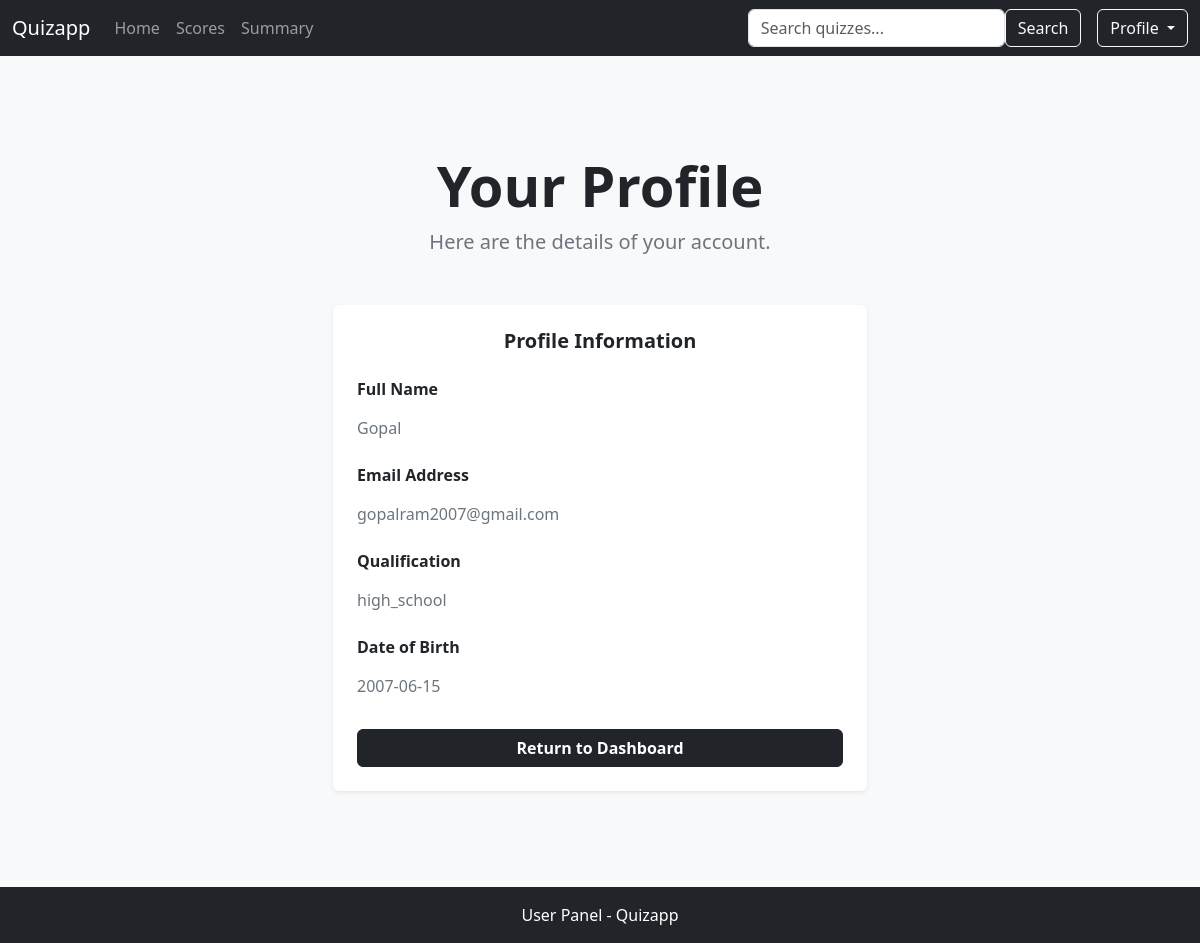
The page /user/user_profile (signed in) on the database its author committed.
### model.py (models this page shows)
class User(db.Model):
    user_id = db.Column(db.Integer, primary_key=True)
    email = db.Column(db.String(255), unique=True, nullable=False)
    password = db.Column(db.String(255), nullable=False)
    full_name = db.Column(db.String(255), nullable=False)
    qualification = db.Column(db.String(255), nullable=False)
    dob = db.Column(db.Date, nullable=False)

### app.py (the view)
@app.route("/user/user_profile")
def user_profile():
    user = User.query.get(session['user_id'])
    if not user:
        flash("User is not found!", "danger")
        return redirect(url_for('user_dashboard'))
    return render_template('user/user_profile.html', user=user)

### templates/user/user_profile.html (shortened to what this page needs)
{% extends "user_layout.html" %}
{% block body %}
<div class="container text-center my-5">
    <h1 class="display-4 fw-bold text-dark animate__animated animate__fadeInDown">Your Profile</h1>
    <p class="lead text-secondary animate__animated animate__fadeInUp">Here are the details of your account.</p>
    <div class="row justify-content-center mt-5">
        <div class="col-md-6">
            <div class="p-4 rounded shadow-sm bg-white">
                <h5 class="fw-bold text-dark mb-4">Profile Information</h5>
                <div class="mb-3 text-start">
                    <label class="form-label fw-bold text-dark">Full Name</label>
                    <p class="form-control-plaintext text-secondary">{{ user.full_name }}</p>
                </div>
                <div class="mb-3 text-start">
                    <label class="form-label fw-bold text-dark">Email Address</label>
                    <p class="form-control-plaintext text-secondary">{{ user.email }}</p>
                </div>
                <div class="mb-3 text-start">
                    <label class="form-label fw-bold text-dark">Qualification</label>
                    <p class="form-control-plaintext text-secondary">{{ user.qualification }}</p>
                </div>
                <div class="mb-3 text-start">
                    <label class="form-label fw-bold text-dark">Date of Birth</label>
                    <p class="form-control-plaintext text-secondary">{{ user.dob }}</p>
                </div>
                <div class="d-grid mt-4">
                    <a href="{{ url_for('user_dashboard') }}" class="btn btn-dark fw-bold">Return to Dashboard</a>
                </div>
            </div>
        </div>
    </div>
</div>
<link href="https://cdnjs.cloudflare.com/ajax/libs/animate.css/4.1.1/animate.min.css" rel="stylesheet">
{% endblock %}

### templates/user/user_profile.html (style rules this page uses)
body { background-color:rgb(248, 249, 250); }
.shadow-sm { box-shadow: 0px 4px 6px rgba(0, 0, 0, 0.1); }

### rows shown on the page
User: full_name "Gopal", email "gopalram2007@gmail.com", qualification "high_school", dob "2007-06-15"
